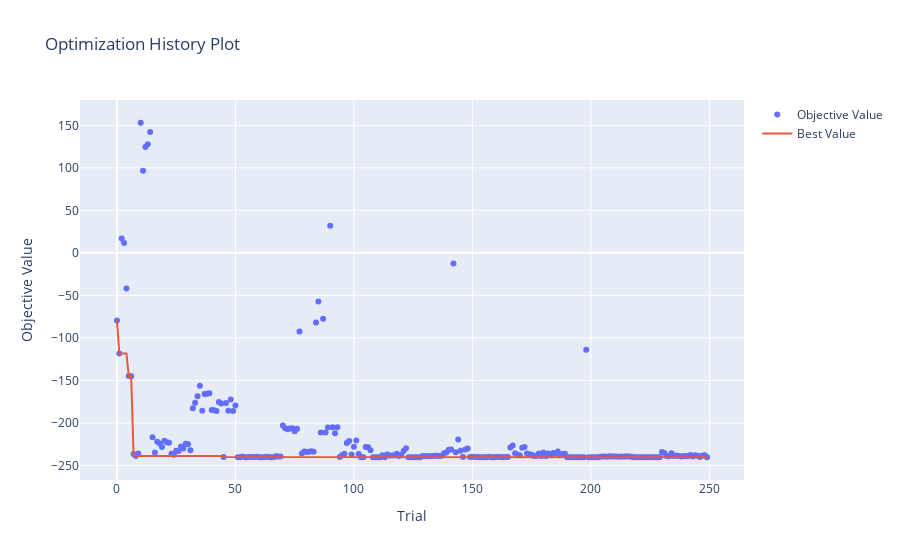

Write notebook code for a chart like this one.
### Code cell
optuna.visualization.plot_optimization_history(study)

### Figure 1 — Plotly figure (JSON) as saved in the notebook; plotly's stock layout.template omitted (floating-point values rounded to 4 significant figures; data arrays with more than 128 entries replaced by an {"elided": "..."} marker saying what was removed)
{"data": [{"mode": "markers", "name": "Objective Value", "type": "scatter", "x": {"elided": "250 int values"}, "y": {"elided": "250 float values"}}, {"mode": "lines", "name": "Best Value", "type": "scatter", "x": {"elided": "250 int values"}, "y": {"elided": "250 float values"}}, {"marker": {"color": "#cccccc"}, "mode": "markers", "name": "Infeasible Trial", "showlegend": false, "type": "scatter", "x": [], "y": []}], "layout": {"title": {"text": "Optimization History Plot"}, "xaxis": {"title": {"text": "Trial"}}, "yaxis": {"title": {"text": "Objective Value"}}}}
